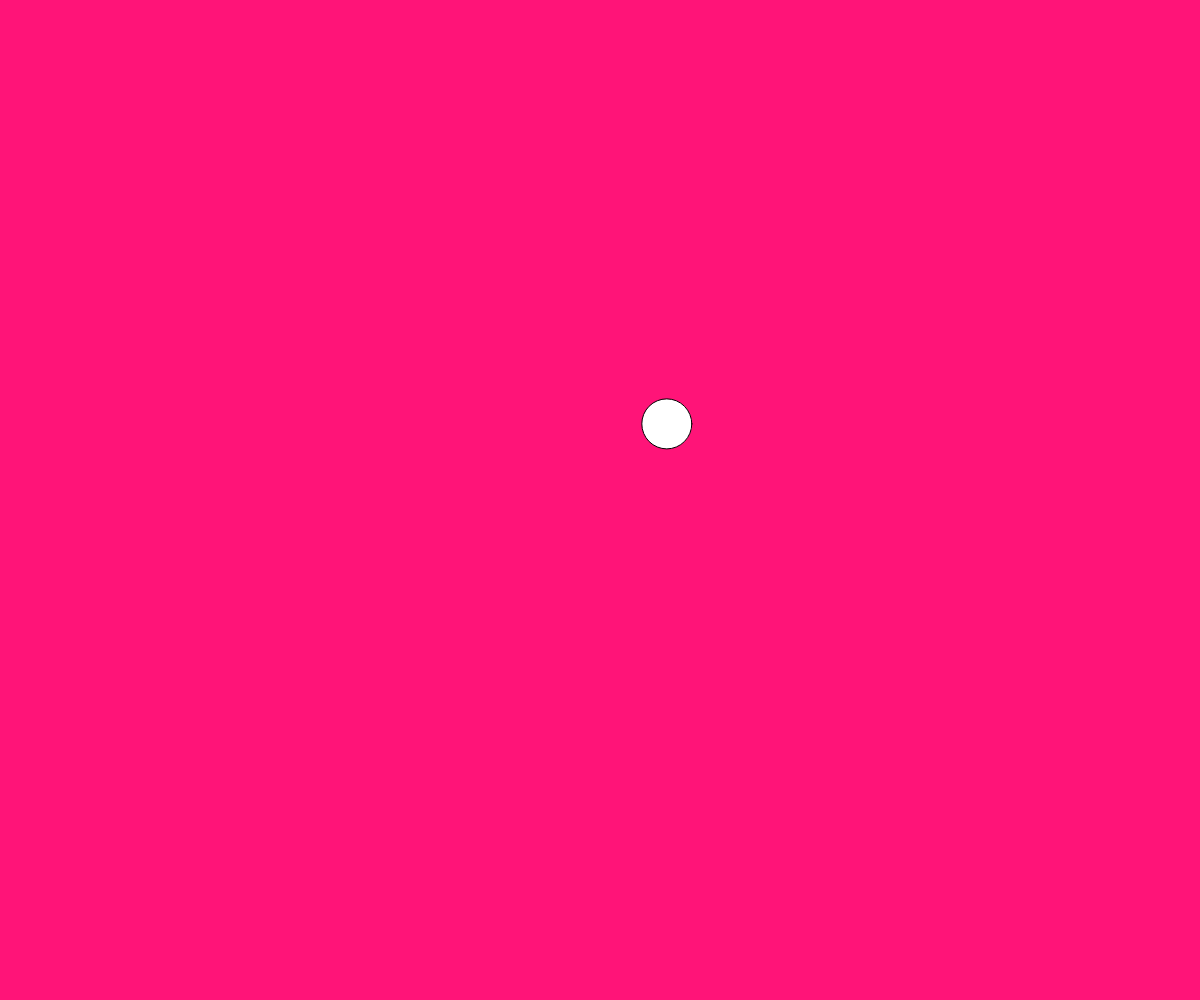
Frame 1 (no input)
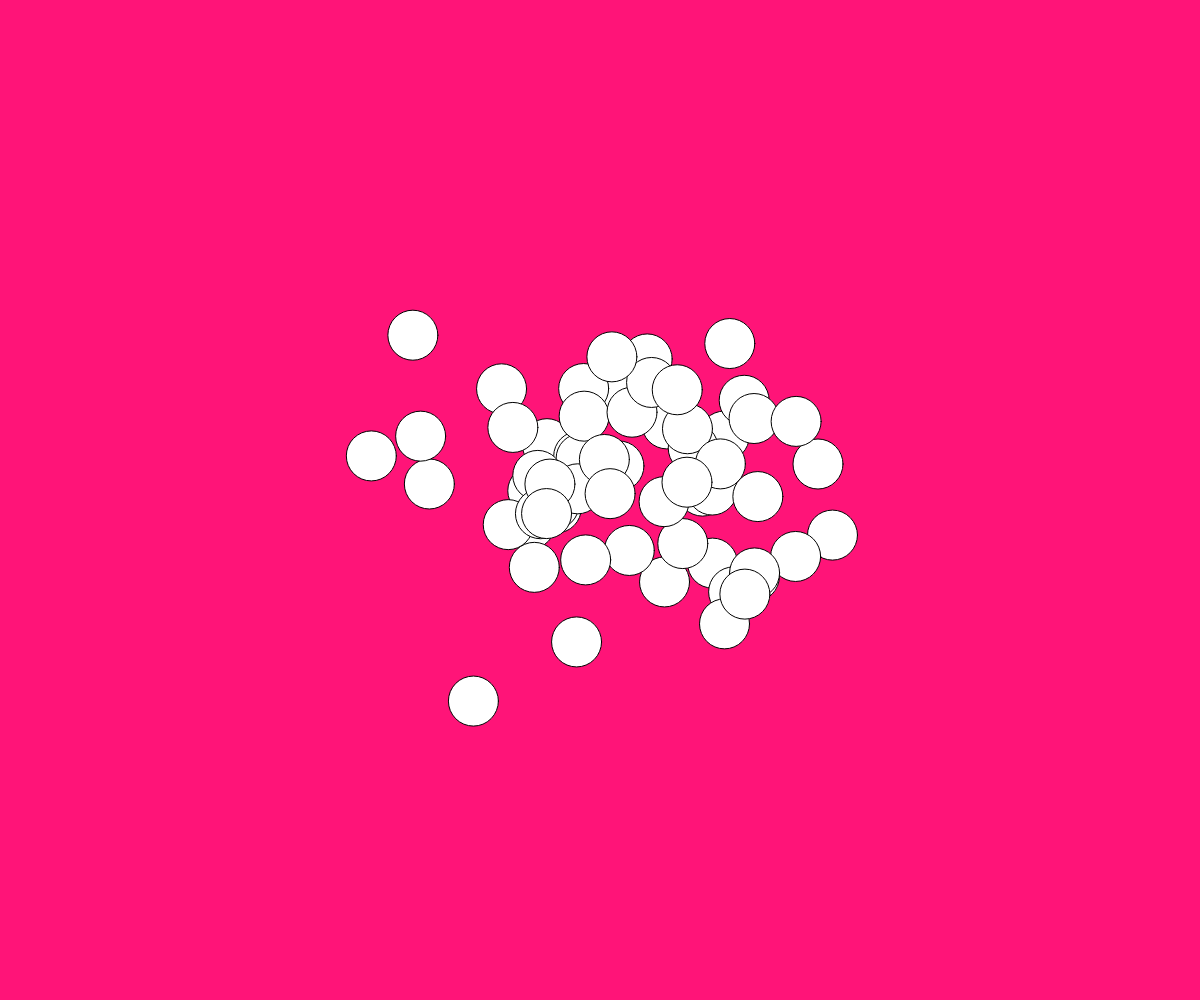
Frame 60 (no input)
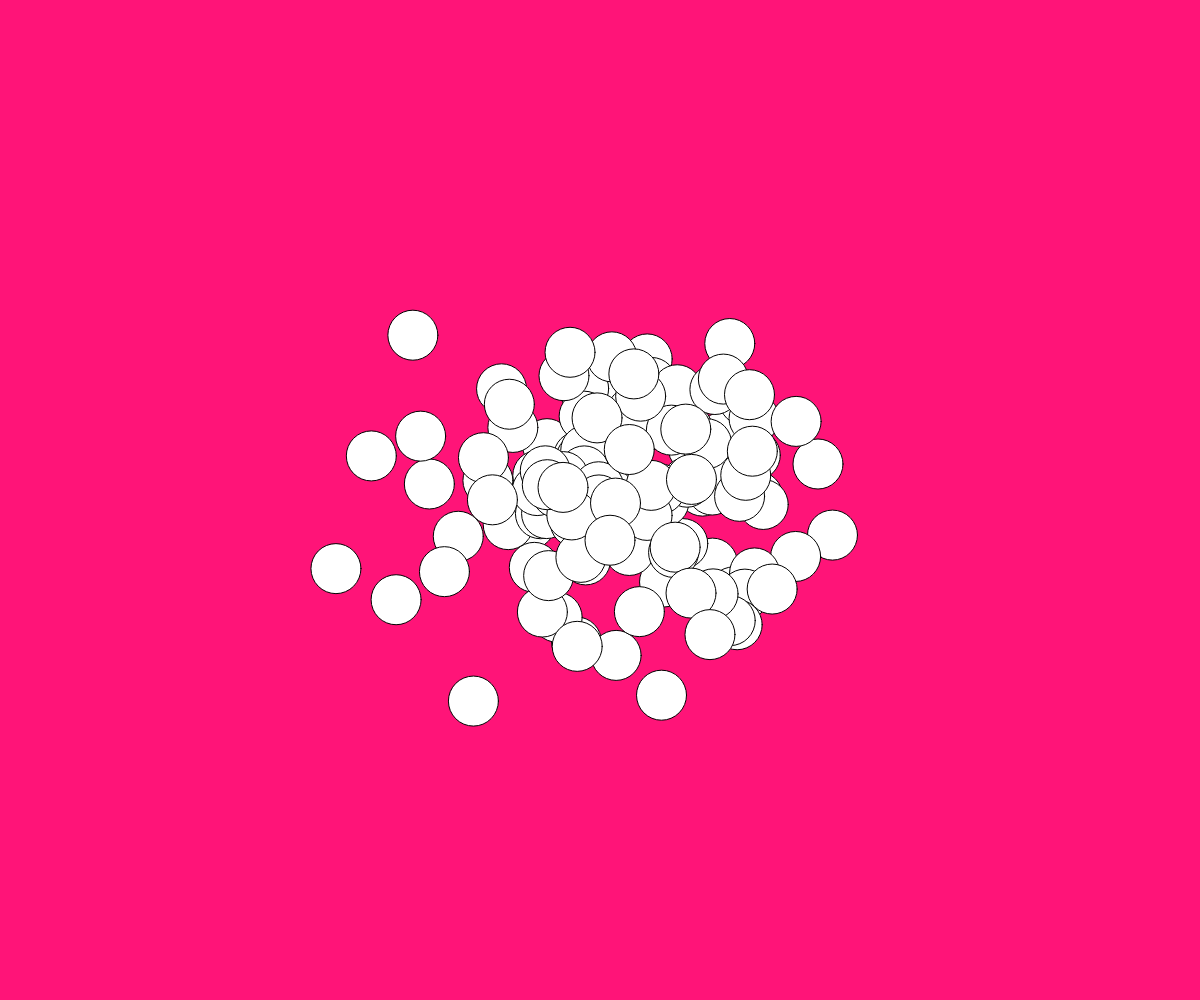
Frame 120 (the mouse pressed at the canvas centre since frame 60)

The p5.js sketch that drew these frames (run headless with seeded random() and noise() and a simulated clock; from frame 60 on, the mouse is pressed at the canvas centre):

// p5.js sketch
// ── sketch.js
let xy;

function setup() {
  createCanvas(windowWidth, windowHeight);
  background(255, 20, 120);
  xy = { x: width / 2, y: height / 2 };
}

function draw() {
  xy = {
    x: randomGaussian(width / 2, width / 12),
    y: randomGaussian(height / 2, height / 12),
  };
  ellipse(xy.x, xy.y, 50);
}
